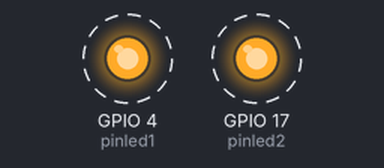
The program below on a simulated Raspberry Pi (BCM pin numbers). Parts: output pins drawn as LEDs (lit = HIGH). Dashed ring = blinking. Threads take turns every 2 ms.

Above: at 0.2 s.
Timing chart, 0 to 4.6 s (numbered marks = the images above):
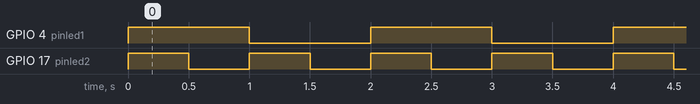

The program:

dosleds_v5.py
```python
import RPi.GPIO as IO
import time
import threading

pinled1 = 4
pinled2 = 17
interval_led1 = 1  # Interval per al LED 1
interval_led2 = 0.5  # Interval per al LED 2

# Configura els pins GPIO
def setup_gpio():
    IO.setmode(IO.BCM)
    IO.setup(pinled1, IO.OUT)
    IO.setup(pinled2, IO.OUT)

# Neteja la configuració GPIO
def netejaIO():
    IO.cleanup()

# Funció per al parpelleig del LED 1
def blink_led1():
    led1_state = False
    while True:
        led1_state = not led1_state
        IO.output(pinled1, led1_state)
        time.sleep(interval_led1)

# Funció per al parpelleig del LED 2
def blink_led2():
    led2_state = False
    while True:
        led2_state = not led2_state
        IO.output(pinled2, led2_state)
        time.sleep(interval_led2)

# Configuració GPIO
setup_gpio()

try:
    # Creació i inici dels fils
    thread_led1 = threading.Thread(target=blink_led1)
    thread_led2 = threading.Thread(target=blink_led2)

    thread_led1.start()
    thread_led2.start()

    # Espera infinita perquè els fils segueixin executant-se
    thread_led1.join()
    thread_led2.join()

except KeyboardInterrupt:
    netejaIO()
    IO.cleanup()
```

Measured:
- by itself, GPIO 4 (pinled1): alternates HIGH for 1.0 s and LOW for 1.0 s
- by itself, GPIO 17 (pinled2): alternates HIGH for 0.50 s and LOW for 0.50 s
- by itself, everything shown: repeats every 2.0 s, in 6 steps
